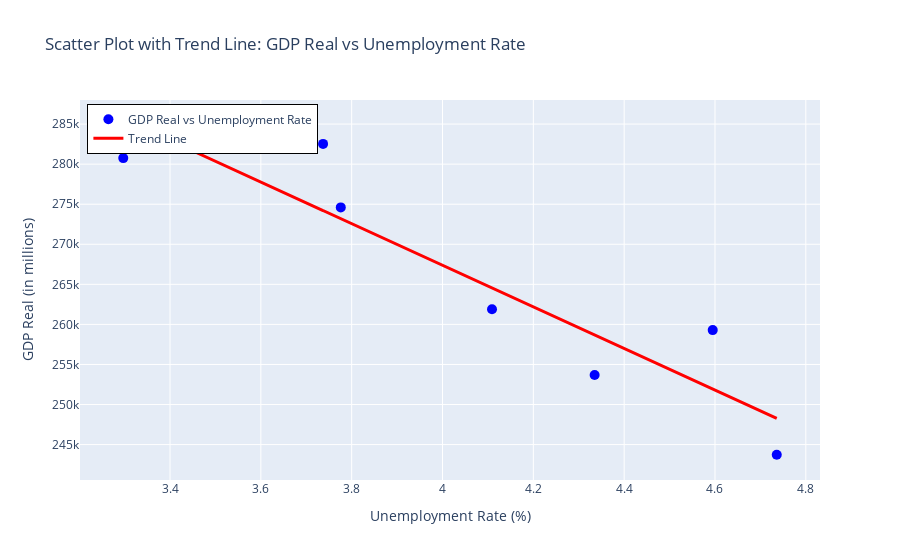

The cell this chart's notebook holds for it:
### Code cell
# Create trace for scatter plot
trace_scatter = go.Scatter(x=df['unemployment rate'], y=df['GDP Real (in millions)'],
                           mode='markers', marker=dict(color='blue', size=10),
                           name='GDP Real vs Unemployment Rate')

# Fit linear regression model
X = df[['unemployment rate']]
y = df['GDP Real (in millions)']
model = LinearRegression()
model.fit(X, y)

# Predict y values using the model
y_pred = model.predict(X)

# Create trace for trend line
trace_line = go.Scatter(x=df['unemployment rate'], y=y_pred,
                        mode='lines', line=dict(color='red', width=3),
                        name='Trend Line')

# Create layout
layout = go.Layout(title='Scatter Plot with Trend Line: GDP Real vs Unemployment Rate',
                   xaxis=dict(title='Unemployment Rate (%)'),
                   yaxis=dict(title='GDP Real (in millions)'),
                   legend=dict(x=0.01, y=0.99, bordercolor='black', borderwidth=1))

# Create figure and plot
fig = go.Figure(data=[trace_scatter, trace_line], layout=layout)

# Show plot
fig.show()

### Figure 1 — Plotly figure (JSON) as saved in the notebook; plotly's stock layout.template omitted (floating-point values rounded to 4 significant figures)
{"data": [{"marker": {"color": "blue", "size": 10}, "mode": "markers", "name": "GDP Real vs Unemployment Rate", "type": "scatter", "x": [3.737, 3.297, 3.776, 4.595, 4.109, 4.335, 4.736], "y": [282529, 280754, 274604, 259288, 261891, 253687, 243732]}, {"line": {"color": "red", "width": 3}, "mode": "lines", "name": "Trend Line", "type": "scatter", "x": [3.737, 3.297, 3.776, 4.595, 4.109, 4.335, 4.736], "y": [274200.0, 285600.0, 273200.0, 251900.0, 264600.0, 258700.0, 248300.0]}], "layout": {"legend": {"bordercolor": "black", "borderwidth": 1, "x": 0.01, "y": 0.99}, "title": {"text": "Scatter Plot with Trend Line: GDP Real vs Unemployment Rate"}, "xaxis": {"title": {"text": "Unemployment Rate (%)"}}, "yaxis": {"title": {"text": "GDP Real (in millions)"}}}}
